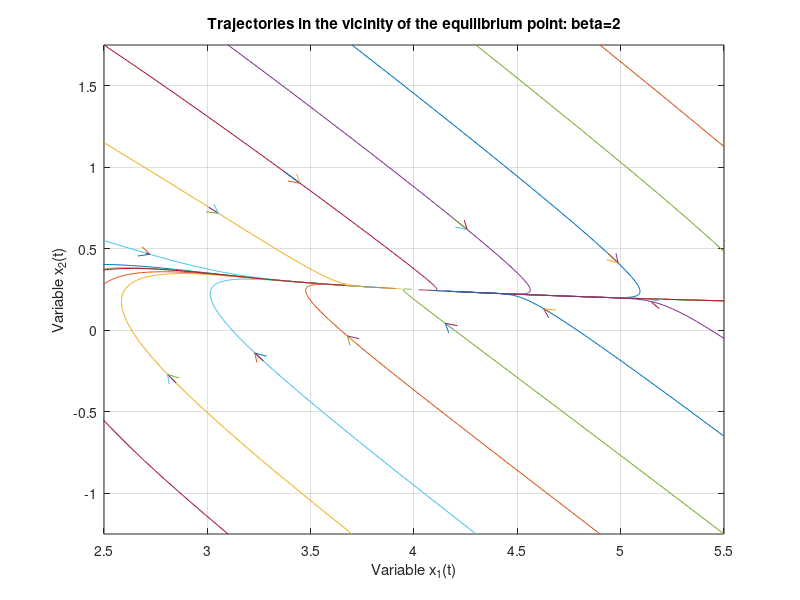
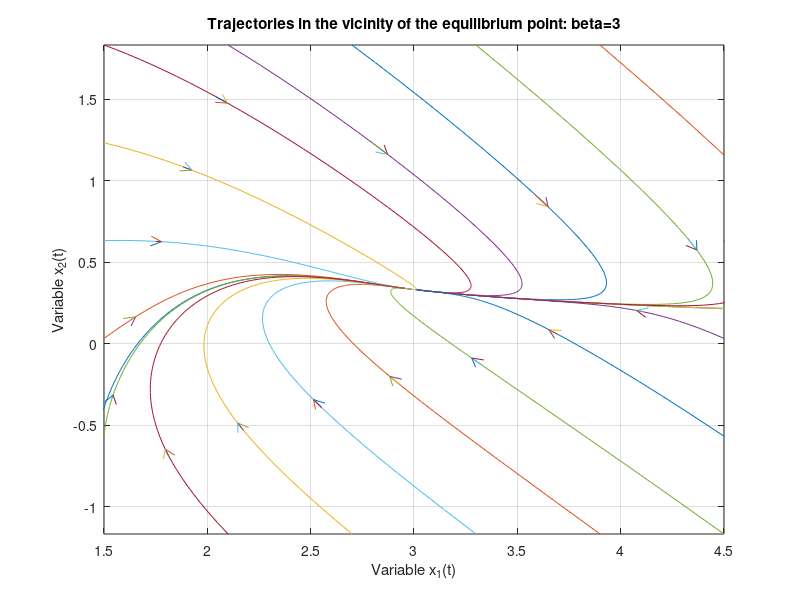
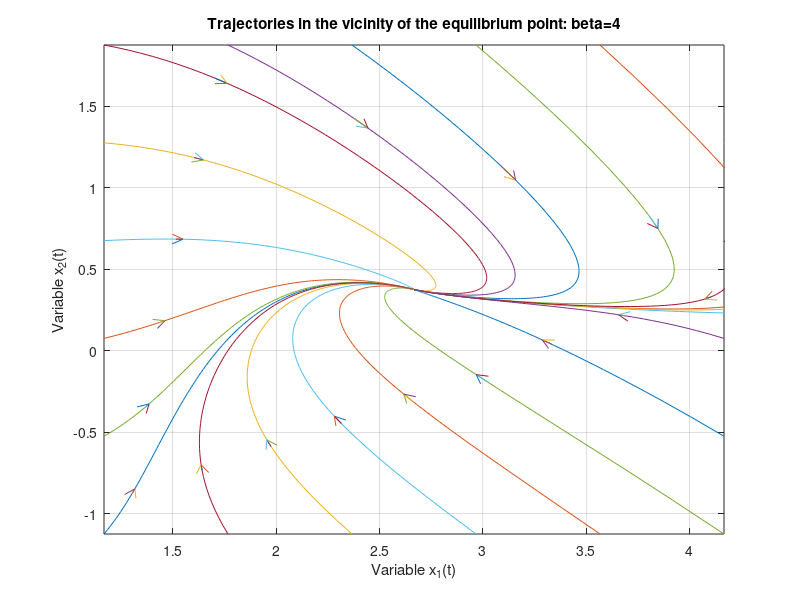
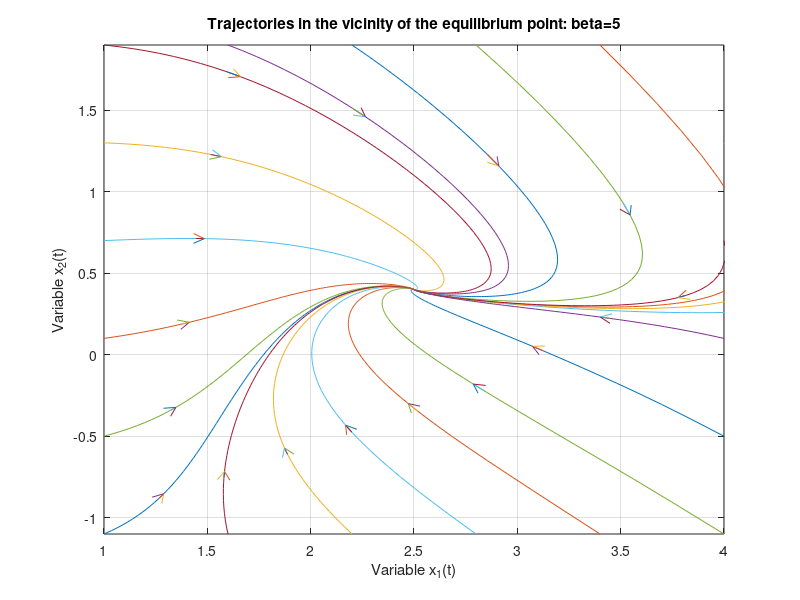

MATLAB code for these plots, in order:
 %%%%%%%%%%%%%%%%%%%%%%%%%%%%%%%%%%%%%%%%%%%%%%%%%%%%%%%%%%%%%%%%%%%%%%%%%%%
 function exe_x1x2
 % Nonlinear system:
 % x1d=beta*(2-x1)+x1^2*x2
 % x2d=x1-x1^2*x2
 %%%%%%%%%%%%%%%%
 MainString = mfilename; Stampa=0;
 global beta
 ii=0;
 for beta=(2:5);                     % Changing beta changes the equilibrium point
    x10=2*beta/(beta-1);             % Equilibrium point
    x20=(beta-1)/(2*beta);
    ii=ii+1;
    figure(ii); clf
    V=[[-1.5 1.5]+x10 [-1.5 1.5]+x20];   % Plot window
    In_Con=inicond(V,[5,5]);             % Initial conditions
    Tspan=(0:0.005:1)*2;                 % Simulation final time
    fr=10;  dx=0.06; dy=dx;              % Arrow position and arrow width
    for jj=(1:size(In_Con,1))
       [t,x]=ode45(@exe_x1x2_ode,Tspan,In_Con(jj,:));       % ODE simulation
       plot(x(:,1),x(:,2)); hold on                          % Plot
       freccia(x(fr,1),x(fr,2),x(fr+1,1),x(fr+1,2),dx,dy)    % Draw the arrows
    end
    grid on;  axis(V)                        % Grid and axis
    xlabel('Variable x_1(t)')               % Label along axis x
    ylabel('Variable x_2(t)')               % Label along axis y
    title(['Trajectories in the vicinity of the equilibrium point: beta=' num2str(beta)])
   if Stampa;  eval(['print -depsc ' MainString '_' num2str(gcf) '.eps']);  end
 end
 return

 %%%%%%%%%%%%%%%%%%%%%%%%%%%%%%%%%%%%%%%%%%%%%%%%%%%%%%%%%%%%%%%%%%%%%%%%%%%
  function dx=exe_x1x2_ode(t,x);
  global beta
  dx(1,1)=beta*(2-x(1))+x(1)^2*x(2);
  dx(2,1)=x(1)-x(1)^2*x(2);
  return

%%%%%%%%%%%%%%%%%%%%%%%%%%%%%%%%%%%%%%%%%%%%%%%%%%%%%%%%%%%%%%%%%%%%%%%%%%%
function  X0=inicond(V, dxy)
% Provides the initial conditions located on a rectangular shape
% V=[x1 x2 y1 y2] with a number of points given by dxy=[dx dy]
 X0=zeros(2*(dxy(1)+dxy(2)),2);
 for ii= 1:dxy(2);  X0(ii,:)=[V(1) V(3)+(ii-1)*(V(4)-V(3))/dxy(2)]; end
 for ii= 1:dxy(1);  X0(dxy(2)+ii,:)=[V(1)+(ii-1)*(V(2)-V(1))/dxy(1) V(4)]; end
 for ii= 1:dxy(2);  X0(dxy(1)+dxy(2)+ii,:)=[V(2) V(4)-(ii-1)*(V(4)-V(3))/dxy(2)]; end
 for ii= 1:dxy(1);  X0(dxy(1)+2*dxy(2)+ii,:)=[V(2)-(ii-1)*(V(2)-V(1))/dxy(1) V(3)]; end
 return
%%%%%%%%%%%%%%%%%%%%%%%%%%%%%%%%%%%%%%%%%%%%%%%%%%%%%%%%%%%%%%%%%%%%%%%%%%%

function f = freccia(x0,y0,x,y,rx,ry)
%f = freccia(x0,y0,x,y,rx,ry)
%freccia disegna una frecccia nel punto x,y nella direzione del vettore
%        dx=x-x0, dy=y-y0. La freccia avra' lunghezza rx e ry nelle
%        due direzioni x  y.
dx=(x-x0)/rx;
dy=(y-y0)/ry;   
dxy=sqrt(dx^2+dy^2);
fx=-dx/dxy;
fy=-dy/dxy;
rotpiu=[rx,0;0,ry]*[cos(pi/6), -sin(pi/6); sin(pi/6), cos(pi/6) ]*[fx,fy]';
rotmeno=[rx,0;0,ry]*[cos(pi/6), sin(pi/6); -sin(pi/6), cos(pi/6) ]*[fx,fy]';
plot([x0,x],[y0,y],'-')
plot([x,x+rotpiu(1)],[y,y+rotpiu(2)],'-')
plot([x,x+rotmeno(1)],[y,y+rotmeno(2)],'-')
return
 